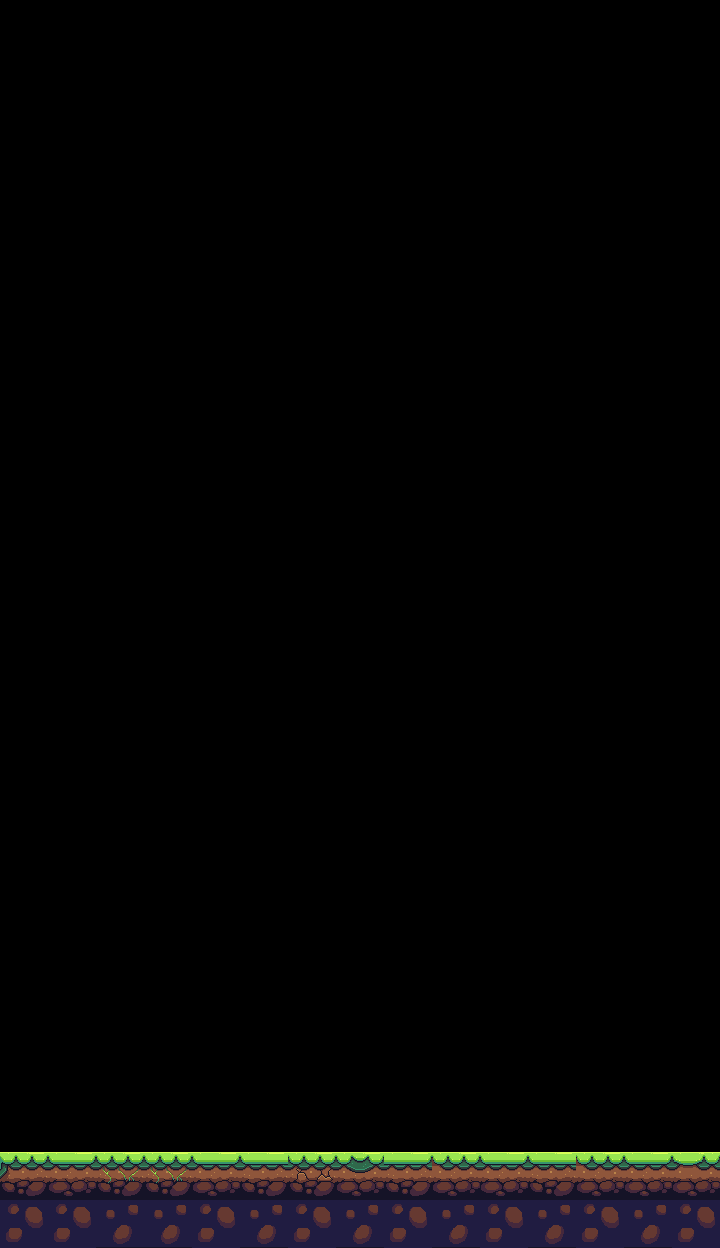

A level layout from a 2D game, rendered from its tile map. Below: a short description, then the map file with its tile-grid data intact:
An orthogonal 15x26 tile map with 48x48 px tiles, 2 tile layers (earth, ground).

<map version="1.4" tiledversion="1.4.3" orientation="orthogonal" renderorder="right-down" width="15" height="26" tilewidth="48" tileheight="48" infinite="0" nextlayerid="3" nextobjectid="1">
 <tileset firstgid="1" source="Nature_environment_tiles.tsx" />
 <layer id="2" name="earth" width="15" height="26">
  <data encoding="csv">
0,0,0,0,0,0,0,0,0,0,0,0,0,0,0,
0,0,0,0,0,0,0,0,0,0,0,0,0,0,0,
0,0,0,0,0,0,0,0,0,0,0,0,0,0,0,
0,0,0,0,0,0,0,0,0,0,0,0,0,0,0,
0,0,0,0,0,0,0,0,0,0,0,0,0,0,0,
0,0,0,0,0,0,0,0,0,0,0,0,0,0,0,
0,0,0,0,0,0,0,0,0,0,0,0,0,0,0,
0,0,0,0,0,0,0,0,0,0,0,0,0,0,0,
0,0,0,0,0,0,0,0,0,0,0,0,0,0,0,
0,0,0,0,0,0,0,0,0,0,0,0,0,0,0,
0,0,0,0,0,0,0,0,0,0,0,0,0,0,0,
0,0,0,0,0,0,0,0,0,0,0,0,0,0,0,
0,0,0,0,0,0,0,0,0,0,0,0,0,0,0,
0,0,0,0,0,0,0,0,0,0,0,0,0,0,0,
0,0,0,0,0,0,0,0,0,0,0,0,0,0,0,
0,0,0,0,0,0,0,0,0,0,0,0,0,0,0,
0,0,0,0,0,0,0,0,0,0,0,0,0,0,0,
0,0,0,0,0,0,0,0,0,0,0,0,0,0,0,
0,0,0,0,0,0,0,0,0,0,0,0,0,0,0,
0,0,0,0,0,0,0,0,0,0,0,0,0,0,0,
0,0,0,0,0,0,0,0,0,0,0,0,0,0,0,
0,0,0,0,0,0,0,0,0,0,0,0,0,0,0,
0,0,0,0,0,0,0,0,0,0,0,0,0,0,0,
0,0,0,0,0,0,0,0,0,0,0,0,0,0,0,
0,0,0,0,0,0,0,0,0,0,0,0,0,0,0,
52,52,76,76,52,76,52,76,52,76,52,76,52,76,52
</data>
 </layer>
 <layer id="1" name="ground" width="15" height="26">
  <data encoding="csv">
0,0,0,0,0,0,0,0,0,0,0,0,0,0,0,
0,0,0,0,0,0,0,0,0,0,0,0,0,0,0,
0,0,0,0,0,0,0,0,0,0,0,0,0,0,0,
0,0,0,0,0,0,0,0,0,0,0,0,0,0,0,
0,0,0,0,0,0,0,0,0,0,0,0,0,0,0,
0,0,0,0,0,0,0,0,0,0,0,0,0,0,0,
0,0,0,0,0,0,0,0,0,0,0,0,0,0,0,
0,0,0,0,0,0,0,0,0,0,0,0,0,0,0,
0,0,0,0,0,0,0,0,0,0,0,0,0,0,0,
0,0,0,0,0,0,0,0,0,0,0,0,0,0,0,
0,0,0,0,0,0,0,0,0,0,0,0,0,0,0,
0,0,0,0,0,0,0,0,0,0,0,0,0,0,0,
0,0,0,0,0,0,0,0,0,0,0,0,0,0,0,
0,0,0,0,0,0,0,0,0,0,0,0,0,0,0,
0,0,0,0,0,0,0,0,0,0,0,0,0,0,0,
0,0,0,0,0,0,0,0,0,0,0,0,0,0,0,
0,0,0,0,0,0,0,0,0,0,0,0,0,0,0,
0,0,0,0,0,0,0,0,0,0,0,0,0,0,0,
0,0,0,0,0,0,0,0,0,0,0,0,0,0,0,
0,0,0,0,0,0,0,0,0,0,0,0,0,0,0,
0,0,0,0,0,0,0,0,0,0,0,0,0,0,0,
0,0,0,0,0,0,0,0,0,0,0,0,0,0,0,
0,0,0,0,0,0,0,0,0,0,0,0,0,0,0,
0,0,0,0,0,0,0,0,0,0,0,0,0,0,0,
126,28,45,45,28,29,47,48,49,27,28,29,27,28,95,
0,0,0,0,0,0,0,0,0,0,0,0,0,0,0
</data>
 </layer>
</map>
